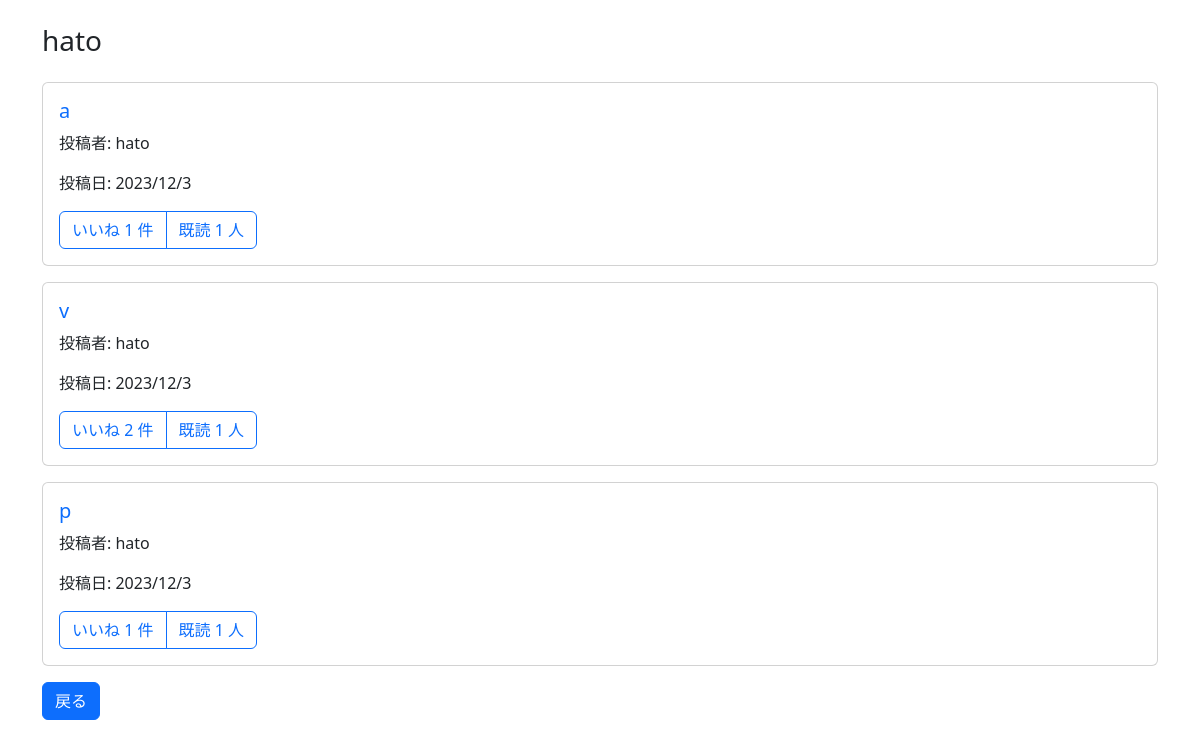
The page /user/hato (signed in) on the database its author committed.
### boardapp/models.py (models this page shows)
class BoardModel(models.Model):
    title = models.CharField(max_length=100)
    content = models.TextField()
    author = models.CharField(max_length=50)
    sns_image = models.ImageField(upload_to='')
    post_date = models.DateTimeField(auto_now_add=True)
    good = models.IntegerField(null=True, blank=True, default=1)
    read = models.IntegerField(null=True, blank=True, default=1)
    readtext = models.TextField(null=True, blank=True)

### boardapp/views.py (the view)
# urls.py: path('user/<str:username>', userfunc, name='user'),
@login_required
def userfunc(request, username):
    user = User.objects.get(username=username)
    object_list = BoardModel.objects.filter(author=user)
    return render(request, 'user.html', {'object_list':object_list, 'user':user})

### templates/user.html (shortened to what this page needs)
{% extends 'base.html' %}
{% block content %}
<div class="container mt-4">
    <p class="h3 mb-4">{{ user.username }}</p>
    {% for item in object_list %}
    <div class="card mb-3">
        <div class="card-body">
            <h5 class="card-title"><a href="{% url 'detail' item.pk %}" class="text-decoration-none">{{ item.title }}</a></h5>
            <p class="card-text">投稿者: {{ item.author }}</p>
            <p class="card-text">投稿日: {{ item.post_date|date:"o/n/j" }}</p>
            <div class="d-flex justify-content-between align-items-center">
                <div class="btn-group">
                    <a class="btn btn-outline-primary" href="#" role="button"> いいね {{ item.good }} 件</a>
                    <a class="btn btn-outline-primary" href="#" role="button"> 既読 {{ item.read }} 人</a>
                </div>
            </div>
        </div>
    </div>
    {% endfor %}
    <a href="{% url 'list' %}" class="btn btn-primary">戻る</a>
</div>
{% endblock content %}

### rows shown on the page
BoardModel: title "a", author "hato", post_date "2023/12/3", good "1", read "1"
BoardModel: title "v", author "hato", post_date "2023/12/3", good "2", read "1"
BoardModel: title "p", author "hato", post_date "2023/12/3", good "1", read "1"

### other values the page prints
{{ user.username }} "hato"
